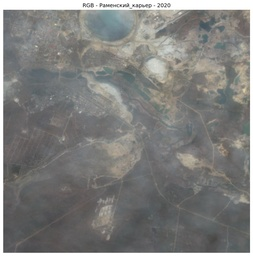
#> input picture 20.jpg, 253 x 256 px, shrunk from 1192 x 1206 before the run; its folder holds 4 pictures in this run
$ python sand_detection.py
#> lines starting #> are read from the running program, lines starting #| are printed output that depends on the picture; after the words box and inside, x2 and y2 are one past the last pixel; in counts of white or black regions, pixels touching at a corner belong together
import cv2
import numpy as np
import matplotlib.pyplot as plt
from sklearn.cluster import KMeans

def extract_sand_mask(image_path, num_clusters=5, sand_cluster_idx=2):
    """
    Выделяет песок на изображении с помощью кластеризации K-means
    """
#> called with image_path = '20.jpg', num_clusters = 5, sand_cluster_idx = 0
    # Загружаем изображение
    image = cv2.imread(image_path)
#> image is the input picture: shape (256, 253, 3); mean B, G, R 124.9, 126.9, 126.8
    if image is None:
        print(f"Не удалось загрузить изображение: {image_path}")
        return None

    # Конвертируем в RGB
    image_rgb = cv2.cvtColor(image, cv2.COLOR_BGR2RGB)

    # Изменяем форму для кластеризации
    pixels = image_rgb.reshape(-1, 3)

    # Применяем K-means кластеризацию
    kmeans = KMeans(n_clusters=num_clusters, random_state=42, n_init=10)
    kmeans.fit(pixels)

    # Получаем метки и центры кластеров
    labels = kmeans.labels_
    centers = kmeans.cluster_centers_

    # Создаем маску для песка (обычно песок имеет желтовато-коричневые оттенки)
    # Выбираем кластер с наиболее песчаным цветом (обычно самый яркий желто-коричневый)
    sand_mask = (labels == sand_cluster_idx).reshape(image.shape[:2])

    return sand_mask, image_rgb

def highlight_sand(image_path, output_path=None, num_clusters=5, sand_cluster_idx=2):
    """
    Выделяет песок зеленым цветом на изображении
    """
    # Получаем маску песка
    sand_mask, image_rgb = extract_sand_mask(image_path, num_clusters, sand_cluster_idx)
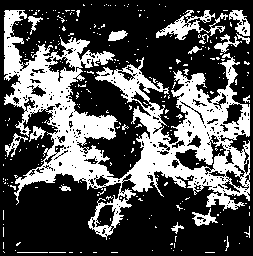
#> sand_mask: shape (256, 253) bool; 32.7% white; 293 white regions (276 under 20 px), largest, box (x1, y1, x2, y2) and area: (4, 10, 250, 240) 18061, (156, 10, 228, 40) 720, (229, 10, 250, 36) 272

    if sand_mask is None:
        return None

    # Создаем копию изображения
    highlighted = image_rgb.copy()

    # Создаем зеленый цвет для выделения (BGR формат для OpenCV)
    green_color = [0, 255, 0]  # Зеленый в RGB

    # Применяем зеленый цвет к областям с песком
    # Используем альфа-смешивание для более естественного вида
    alpha = 0.5  # Прозрачность зеленого слоя

    # Создаем зеленый слой
    green_layer = np.zeros_like(highlighted)
    green_layer[sand_mask] = green_color

    # Накладываем зеленый слой с прозрачностью
    highlighted = cv2.addWeighted(highlighted, 1, green_layer, alpha, 0)
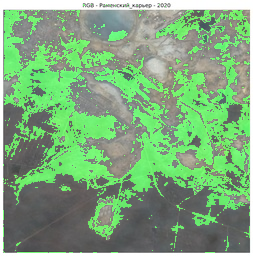
#> highlighted: shape (256, 253, 3); mean R, G, B 126.8, 168.7, 124.9

    # Визуализация
    fig, axes = plt.subplots(1, 3, figsize=(15, 5))

    # Оригинальное изображение
    axes[0].imshow(image_rgb)
    axes[0].set_title('Оригинальное изображение')
    axes[0].axis('off')

    # Маска песка
    axes[1].imshow(sand_mask, cmap='gray')
    axes[1].set_title('Маска песка')
    axes[1].axis('off')

    # Результат с выделением
    axes[2].imshow(highlighted)
    axes[2].set_title('Песок выделен зеленым')
    axes[2].axis('off')

    plt.tight_layout()
    plt.show()
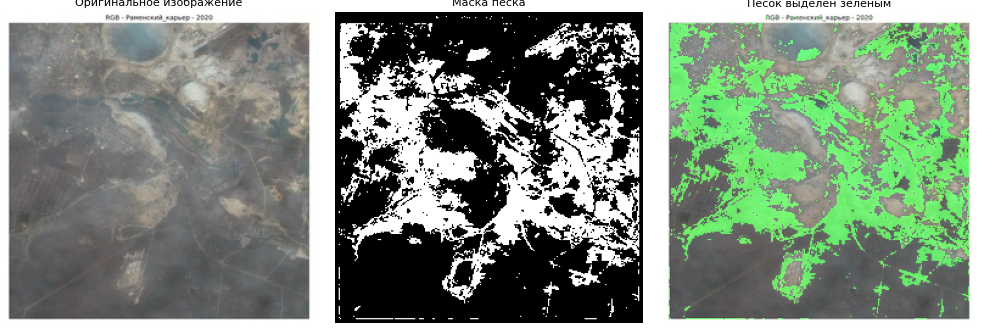
#> figure drawn by matplotlib, 3 panels

    # Сохраняем результат, если указан путь
    if output_path:
        # Конвертируем обратно в BGR для сохранения
        highlighted_bgr = cv2.cvtColor(highlighted, cv2.COLOR_RGB2BGR)
        cv2.imwrite(output_path, highlighted_bgr)
        print(f"Результат сохранен в: {output_path}")

    return highlighted

def process_multiple_images(image_paths, num_clusters=5):
    """
    Обрабатывает несколько изображений
    """
    results = []

    for i, img_path in enumerate(image_paths):
        print(f"Обработка изображения {i+1}: {img_path}")

        # Пробуем разные индексы кластеров для песка
        for sand_idx in range(num_clusters):
            try:
                result = highlight_sand(
                    img_path,
                    output_path=f'result_{i}_cluster_{sand_idx}.jpg',
                    num_clusters=num_clusters,
                    sand_cluster_idx=sand_idx
                )
                if result is not None:
                    results.append(result)
                    print(f"  Кластер {sand_idx}: успешно")
                break  # Если удалось обработать, переходим к следующему изображению
            except Exception as e:
                print(f"  Кластер {sand_idx}: ошибка - {e}")
#> pass 2 of the loop in process_multiple_images, `for i, img_path in enumerate(image_paths):`:
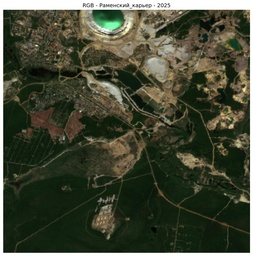
#> input picture 25.jpg, 253 x 256 px, shrunk from 1192 x 1206 before the run
#> in extract_sand_mask, image is the input picture: shape (256, 253, 3); mean B, G, R 53.2, 71.8, 67.4
#> in highlight_sand (call 2), `sand_mask, image_rgb = extract_sand_mask(image_path, num_clusters, san..`:
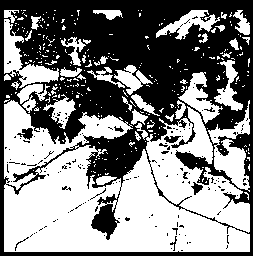
#> sand_mask: shape (256, 253) bool; 51.8% white; 158 black regions (147 under 20 px), largest, box (x1, y1, x2, y2) and area: (0, 0, 253, 256) 30293, (17, 128, 33, 140) 106, (164, 136, 181, 143) 75
#> in highlight_sand (call 2), `plt.show()`:
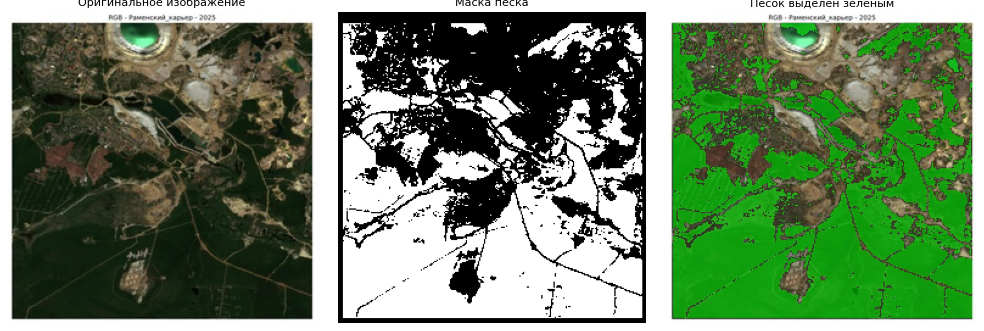
#> figure drawn by matplotlib, 3 panels

    return results

# Обработка ваших изображений
if __name__ == "__main__":
    # Укажите пути к вашим изображениям
    image_paths = ['20.jpg', '25.jpg']

    # Основная обработка с параметрами по умолчанию
    process_multiple_images(image_paths, num_clusters=5)

    # Дополнительная обработка с разными параметрами для лучшего результата
    print("\nДополнительная обработка с различными параметрами...")

    for img_path in image_paths:
        print(f"\nАнализ изображения: {img_path}")
#| Анализ изображения: 20.jpg

        # Пробуем разные параметры
        for n_clusters in [3, 4, 5, 6]:
            print(f"\nКоличество кластеров: {n_clusters}")

            # Загружаем изображение для анализа
            image = cv2.imread(img_path)
            if image is not None:
                image_rgb = cv2.cvtColor(image, cv2.COLOR_BGR2RGB)

                # Анализ цветов для выбора правильного кластера
                pixels = image_rgb.reshape(-1, 3)
                kmeans = KMeans(n_clusters=n_clusters, random_state=42, n_init=10)
                kmeans.fit(pixels)

                # Выводим цвета центроидов для анализа
                print("Цвета центроидов кластеров (RGB):")
                for j, center in enumerate(kmeans.cluster_centers_):
                    print(f"  Кластер {j}: R={center[0]:.1f}, G={center[1]:.1f}, B={center[2]:.1f}")

                    # Эвристика для определения песка: ищем желто-коричневые оттенки
                    # Песок обычно имеет высокие значения R и G, среднее B
                    if center[0] > 150 and center[1] > 120 and center[2] < 150:
                        print(f"    → Возможный песок (кластер {j})")

                        # Обрабатываем с этим кластером
                        highlight_sand(
                            img_path,
                            output_path=f'{img_path.split(".")[0]}_sand_clusters_{n_clusters}_idx_{j}.jpg',
                            num_clusters=n_clusters,
                            sand_cluster_idx=j
                        )
#> pass 2 of the loop `for img_path in image_paths:`:
